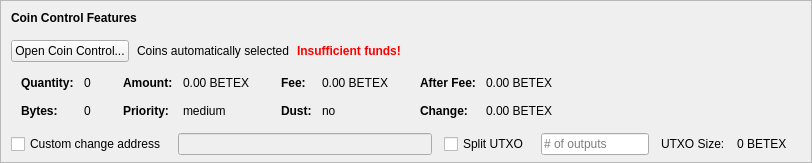
    <widget class="QFrame" name="frameCoinControl">
     <property name="sizePolicy">
      <sizepolicy hsizetype="Expanding" vsizetype="Expanding">
       <horstretch>0</horstretch>
       <verstretch>0</verstretch>
      </sizepolicy>
     </property>
     <property name="maximumSize">
      <size>
       <width>16777215</width>
       <height>16777215</height>
      </size>
     </property>
     <property name="frameShape">
      <enum>QFrame::StyledPanel</enum>
     </property>
     <property name="frameShadow">
      <enum>QFrame::Sunken</enum>
     </property>
     <layout class="QVBoxLayout" name="verticalLayoutCoinControl2">
      <property name="spacing">
       <number>0</number>
      </property>
      <property name="leftMargin">
       <number>0</number>
      </property>
      <property name="topMargin">
       <number>0</number>
      </property>
      <property name="rightMargin">
       <number>0</number>
      </property>
      <property name="bottomMargin">
       <number>6</number>
      </property>
      <item>
       <layout class="QVBoxLayout" name="verticalLayoutCoinControl" stretch="0,0,0,0,1">
        <property name="spacing">
         <number>0</number>
        </property>
        <property name="leftMargin">
         <number>10</number>
        </property>
        <property name="topMargin">
         <number>10</number>
        </property>
        <item>
         <layout class="QHBoxLayout" name="horizontalLayoutCoinControl1">
          <property name="bottomMargin">
           <number>15</number>
          </property>
          <item>
           <widget class="QLabel" name="labelCoinControlFeatures">
            <property name="sizePolicy">
             <sizepolicy hsizetype="Preferred" vsizetype="Maximum">
              <horstretch>0</horstretch>
              <verstretch>0</verstretch>
             </sizepolicy>
            </property>
            <property name="font">
             <font>
              <weight>75</weight>
              <bold>true</bold>
             </font>
            </property>
            <property name="styleSheet">
             <string notr="true">font-weight:bold;</string>
            </property>
            <property name="text">
             <string>Coin Control Features</string>
            </property>
           </widget>
          </item>
         </layout>
        </item>
        <item>
         <layout class="QHBoxLayout" name="horizontalLayoutCoinControl2" stretch="0,0,0,0">
          <property name="spacing">
           <number>8</number>
          </property>
          <property name="bottomMargin">
           <number>10</number>
          </property>
          <item>
           <widget class="QPushButton" name="pushButtonCoinControl">
            <property name="styleSheet">
             <string notr="true"/>
            </property>
            <property name="text">
             <string>Open Coin Control...</string>
            </property>
            <property name="autoDefault">
             <bool>false</bool>
            </property>
           </widget>
          </item>
          <item>
           <widget class="QLabel" name="labelCoinControlAutomaticallySelected">
            <property name="text">
             <string>Coins automatically selected</string>
            </property>
            <property name="margin">
             <number>5</number>
            </property>
           </widget>
          </item>
          <item>
           <widget class="QLabel" name="labelCoinControlInsuffFunds">
            <property name="font">
             <font>
              <weight>75</weight>
              <bold>true</bold>
             </font>
            </property>
            <property name="styleSheet">
             <string notr="true">color:red;font-weight:bold;</string>
            </property>
            <property name="text">
             <string>Insufficient funds!</string>
            </property>
            <property name="margin">
             <number>5</number>
            </property>
           </widget>
          </item>
          <item>
           <spacer name="horizontalSpacerCoinControl">
            <property name="orientation">
             <enum>Qt::Horizontal</enum>
            </property>
            <property name="sizeHint" stdset="0">
             <size>
              <width>40</width>
              <height>1</height>
             </size>
            </property>
           </spacer>
          </item>
         </layout>
        </item>
        <item>
         <widget class="QWidget" name="widgetCoinControl" native="true">
          <property name="sizePolicy">
           <sizepolicy hsizetype="Preferred" vsizetype="Preferred">
            <horstretch>0</horstretch>
            <verstretch>0</verstretch>
           </sizepolicy>
          </property>
          <property name="minimumSize">
           <size>
            <width>0</width>
            <height>0</height>
           </size>
          </property>
          <property name="styleSheet">
           <string notr="true"/>
          </property>
          <layout class="QHBoxLayout" name="horizontalLayoutCoinControl5">
           <property name="leftMargin">
            <number>0</number>
           </property>
           <property name="topMargin">
            <number>0</number>
           </property>
           <property name="rightMargin">
            <number>0</number>
           </property>
           <property name="bottomMargin">
            <number>0</number>
           </property>
           <item>
            <layout class="QHBoxLayout" name="horizontalLayoutCoinControl3" stretch="0,0,0,1">
             <property name="spacing">
              <number>20</number>
             </property>
             <property name="topMargin">
              <number>0</number>
             </property>
             <property name="bottomMargin">
              <number>10</number>
             </property>
             <item>
              <layout class="QFormLayout" name="formLayoutCoinControl1">
               <property name="horizontalSpacing">
                <number>10</number>
               </property>
               <property name="verticalSpacing">
                <number>14</number>
               </property>
               <property name="leftMargin">
                <number>10</number>
               </property>
               <property name="topMargin">
                <number>4</number>
               </property>
               <property name="rightMargin">
                <number>6</number>
               </property>
               <item row="0" column="0">
                <widget class="QLabel" name="labelCoinControlQuantityText">
                 <property name="font">
                  <font>
                   <weight>75</weight>
                   <bold>true</bold>
                  </font>
                 </property>
                 <property name="text">
                  <string>Quantity:</string>
                 </property>
                 <property name="margin">
                  <number>0</number>
                 </property>
                </widget>
               </item>
               <item row="0" column="1">
                <widget class="QLabel" name="labelCoinControlQuantity">
                 <property name="cursor">
                  <cursorShape>IBeamCursor</cursorShape>
                 </property>
                 <property name="contextMenuPolicy">
                  <enum>Qt::ActionsContextMenu</enum>
                 </property>
                 <property name="text">
                  <string notr="true">0</string>
                 </property>
                 <property name="margin">
                  <number>0</number>
                 </property>
                 <property name="textInteractionFlags">
                  <set>Qt::LinksAccessibleByMouse|Qt::TextSelectableByKeyboard|Qt::TextSelectableByMouse</set>
                 </property>
                </widget>
               </item>
               <item row="1" column="0">
                <widget class="QLabel" name="labelCoinControlBytesText">
                 <property name="font">
                  <font>
                   <weight>75</weight>
                   <bold>true</bold>
                  </font>
                 </property>
                 <property name="text">
                  <string>Bytes:</string>
                 </property>
                </widget>
               </item>
               <item row="1" column="1">
                <widget class="QLabel" name="labelCoinControlBytes">
                 <property name="cursor">
                  <cursorShape>IBeamCursor</cursorShape>
                 </property>
                 <property name="contextMenuPolicy">
                  <enum>Qt::ActionsContextMenu</enum>
                 </property>
                 <property name="text">
                  <string notr="true">0</string>
                 </property>
                 <property name="textInteractionFlags">
                  <set>Qt::LinksAccessibleByMouse|Qt::TextSelectableByKeyboard|Qt::TextSelectableByMouse</set>
                 </property>
                </widget>
               </item>
              </layout>
             </item>
             <item>
              <layout class="QFormLayout" name="formLayoutCoinControl2">
               <property name="horizontalSpacing">
                <number>10</number>
               </property>
               <property name="verticalSpacing">
                <number>14</number>
               </property>
               <property name="leftMargin">
                <number>6</number>
               </property>
               <property name="topMargin">
                <number>4</number>
               </property>
               <property name="rightMargin">
                <number>6</number>
               </property>
               <item row="0" column="0">
                <widget class="QLabel" name="labelCoinControlAmountText">
                 <property name="font">
                  <font>
                   <weight>75</weight>
                   <bold>true</bold>
                  </font>
                 </property>
                 <property name="text">
                  <string>Amount:</string>
                 </property>
                 <property name="margin">
                  <number>0</number>
                 </property>
                </widget>
               </item>
               <item row="0" column="1">
                <widget class="QLabel" name="labelCoinControlAmount">
                 <property name="cursor">
                  <cursorShape>IBeamCursor</cursorShape>
                 </property>
                 <property name="contextMenuPolicy">
                  <enum>Qt::ActionsContextMenu</enum>
                 </property>
                 <property name="text">
                  <string notr="true">0.00 BETEX</string>
                 </property>
                 <property name="textInteractionFlags">
                  <set>Qt::LinksAccessibleByMouse|Qt::TextSelectableByKeyboard|Qt::TextSelectableByMouse</set>
                 </property>
                </widget>
               </item>
               <item row="1" column="0">
                <widget class="QLabel" name="labelCoinControlPriorityText">
                 <property name="font">
                  <font>
                   <weight>75</weight>
                   <bold>true</bold>
                  </font>
                 </property>
                 <property name="text">
                  <string>Priority:</string>
                 </property>
                </widget>
               </item>
               <item row="1" column="1">
                <widget class="QLabel" name="labelCoinControlPriority">
                 <property name="cursor">
                  <cursorShape>IBeamCursor</cursorShape>
                 </property>
                 <property name="contextMenuPolicy">
                  <enum>Qt::ActionsContextMenu</enum>
                 </property>
                 <property name="text">
                  <string>medium</string>
                 </property>
                 <property name="textInteractionFlags">
                  <set>Qt::LinksAccessibleByMouse|Qt::TextSelectableByKeyboard|Qt::TextSelectableByMouse</set>
                 </property>
                </widget>
               </item>
              </layout>
             </item>
             <item>
              <layout class="QFormLayout" name="formLayoutCoinControl3">
               <property name="horizontalSpacing">
                <number>10</number>
               </property>
               <property name="verticalSpacing">
                <number>14</number>
               </property>
               <property name="leftMargin">
                <number>6</number>
               </property>
               <property name="topMargin">
                <number>4</number>
               </property>
               <property name="rightMargin">
                <number>6</number>
               </property>
               <item row="0" column="0">
                <widget class="QLabel" name="labelCoinControlFeeText">
                 <property name="font">
                  <font>
                   <weight>75</weight>
                   <bold>true</bold>
                  </font>
                 </property>
                 <property name="text">
                  <string>Fee:</string>
                 </property>
                 <property name="margin">
                  <number>0</number>
                 </property>
                </widget>
               </item>
               <item row="0" column="1">
                <widget class="QLabel" name="labelCoinControlFee">
                 <property name="cursor">
                  <cursorShape>IBeamCursor</cursorShape>
                 </property>
                 <property name="contextMenuPolicy">
                  <enum>Qt::ActionsContextMenu</enum>
                 </property>
                 <property name="text">
                  <string notr="true">0.00 BETEX</string>
                 </property>
                 <property name="textInteractionFlags">
                  <set>Qt::LinksAccessibleByMouse|Qt::TextSelectableByKeyboard|Qt::TextSelectableByMouse</set>
                 </property>
                </widget>
               </item>
               <item row="1" column="0">
                <widget class="QLabel" name="labelCoinControlLowOutputText">
                 <property name="font">
                  <font>
                   <weight>75</weight>
                   <bold>true</bold>
                  </font>
                 </property>
                 <property name="text">
                  <string>Dust:</string>
                 </property>
                </widget>
               </item>
               <item row="1" column="1">
                <widget class="QLabel" name="labelCoinControlLowOutput">
                 <property name="cursor">
                  <cursorShape>IBeamCursor</cursorShape>
                 </property>
                 <property name="contextMenuPolicy">
                  <enum>Qt::ActionsContextMenu</enum>
                 </property>
                 <property name="text">
                  <string>no</string>
                 </property>
                 <property name="textInteractionFlags">
                  <set>Qt::LinksAccessibleByMouse|Qt::TextSelectableByKeyboard|Qt::TextSelectableByMouse</set>
                 </property>
                </widget>
               </item>
              </layout>
             </item>
             <item>
              <layout class="QFormLayout" name="formLayoutCoinControl4">
               <property name="horizontalSpacing">
                <number>10</number>
               </property>
               <property name="verticalSpacing">
                <number>14</number>
               </property>
               <property name="leftMargin">
                <number>6</number>
               </property>
               <property name="topMargin">
                <number>4</number>
               </property>
               <property name="rightMargin">
                <number>6</number>
               </property>
               <item row="0" column="0">
                <widget class="QLabel" name="labelCoinControlAfterFeeText">
                 <property name="font">
                  <font>
                   <weight>75</weight>
                   <bold>true</bold>
                  </font>
                 </property>
                 <property name="text">
                  <string>After Fee:</string>
                 </property>
                 <property name="margin">
                  <number>0</number>
                 </property>
                </widget>
               </item>
               <item row="0" column="1">
                <widget class="QLabel" name="labelCoinControlAfterFee">
                 <property name="cursor">
                  <cursorShape>IBeamCursor</cursorShape>
                 </property>
                 <property name="contextMenuPolicy">
                  <enum>Qt::ActionsContextMenu</enum>
                 </property>
                 <property name="text">
                  <string notr="true">0.00 BETEX</string>
                 </property>
                 <property name="textInteractionFlags">
                  <set>Qt::LinksAccessibleByMouse|Qt::TextSelectableByKeyboard|Qt::TextSelectableByMouse</set>
                 </property>
                </widget>
               </item>
               <item row="1" column="0">
                <widget class="QLabel" name="labelCoinControlChangeText">
                 <property name="font">
                  <font>
                   <weight>75</weight>
                   <bold>true</bold>
                  </font>
                 </property>
                 <property name="text">
                  <string>Change:</string>
                 </property>
                </widget>
               </item>
               <item row="1" column="1">
                <widget class="QLabel" name="labelCoinControlChange">
                 <property name="cursor">
                  <cursorShape>IBeamCursor</cursorShape>
                 </property>
                 <property name="contextMenuPolicy">
                  <enum>Qt::ActionsContextMenu</enum>
                 </property>
                 <property name="text">
                  <string notr="true">0.00 BETEX</string>
                 </property>
                 <property name="textInteractionFlags">
                  <set>Qt::LinksAccessibleByMouse|Qt::TextSelectableByKeyboard|Qt::TextSelectableByMouse</set>
                 </property>
                </widget>
               </item>
              </layout>
             </item>
            </layout>
           </item>
          </layout>
         </widget>
        </item>
        <item>
         <layout class="QHBoxLayout" name="horizontalLayoutCoinControl4" stretch="0,0,0,0,0,0,0">
          <property name="spacing">
           <number>12</number>
          </property>
          <property name="sizeConstraint">
           <enum>QLayout::SetDefaultConstraint</enum>
          </property>
          <property name="topMargin">
           <number>5</number>
          </property>
          <property name="rightMargin">
           <number>5</number>
          </property>
          <item>
           <widget class="QCheckBox" name="checkBoxCoinControlChange">
            <property name="toolTip">
             <string>If this is activated, but the change address is empty or invalid, change will be sent to a newly generated address.</string>
            </property>
            <property name="text">
             <string>Custom change address</string>
            </property>
           </widget>
          </item>
          <item>
           <widget class="QValidatedLineEdit" name="lineEditCoinControlChange">
            <property name="enabled">
             <bool>false</bool>
            </property>
            <property name="sizePolicy">
             <sizepolicy hsizetype="Expanding" vsizetype="Fixed">
              <horstretch>0</horstretch>
              <verstretch>0</verstretch>
             </sizepolicy>
            </property>
           </widget>
          </item>
          <item>
           <widget class="QCheckBox" name="splitBlockCheckBox">
            <property name="text">
             <string>Split UTXO</string>
            </property>
           </widget>
          </item>
          <item>
           <widget class="QLineEdit" name="splitBlockLineEdit">
            <property name="sizePolicy">
             <sizepolicy hsizetype="Fixed" vsizetype="Fixed">
              <horstretch>50</horstretch>
              <verstretch>0</verstretch>
             </sizepolicy>
            </property>
            <property name="placeholderText">
             <string># of outputs</string>
            </property>
           </widget>
          </item>
          <item>
           <widget class="QLabel" name="labelBlockSizeText">
            <property name="text">
             <string>UTXO Size:</string>
            </property>
           </widget>
          </item>
          <item>
           <widget class="QLabel" name="labelBlockSize">
            <property name="text">
             <string>0 BETEX</string>
            </property>
           </widget>
          </item>
          <item>
           <widget class="QLabel" name="labelCoinControlChangeLabel">
            <property name="sizePolicy">
             <sizepolicy hsizetype="Preferred" vsizetype="Expanding">
              <horstretch>0</horstretch>
              <verstretch>0</verstretch>
             </sizepolicy>
            </property>
            <property name="minimumSize">
             <size>
              <width>0</width>
              <height>0</height>
             </size>
            </property>
            <property name="text">
             <string/>
            </property>
            <property name="margin">
             <number>3</number>
            </property>
           </widget>
          </item>
         </layout>
        </item>
        <item>
         <spacer name="verticalSpacerCoinControl">
          <property name="orientation">
           <enum>Qt::Vertical</enum>
          </property>
          <property name="sizeHint" stdset="0">
           <size>
            <width>800</width>
            <height>1</height>
           </size>
          </property>
         </spacer>
        </item>
       </layout>
      </item>
     </layout>
    </widget>
